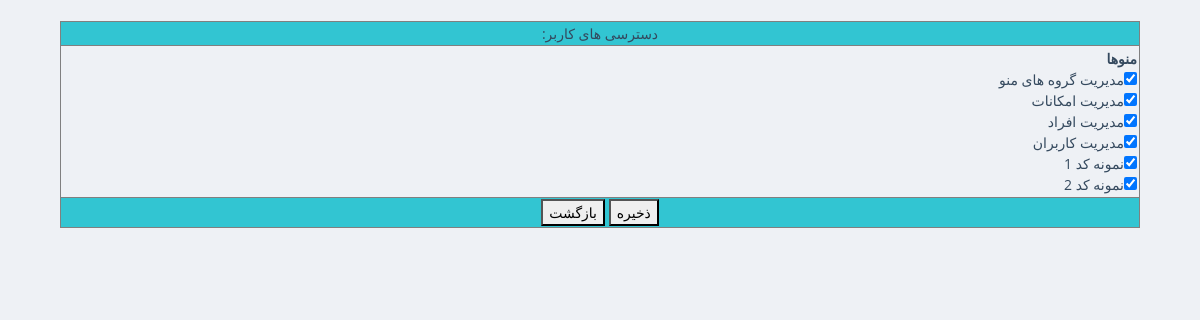
Screenshot of /www/sadaf/ManageUserPermissions.php (signed in) with the database file from the repository.
### tables this page shows
CREATE TABLE  `SystemFacilities` (
  `FacilityID` int(11) NOT NULL AUTO_INCREMENT,
  `FacilityName` varchar(245) DEFAULT NULL,
  `GroupID` int(11) DEFAULT NULL,
  `OrderNo` int(11) DEFAULT NULL,
  `PageAddress` varchar(345) DEFAULT NULL,
  PRIMARY KEY (`FacilityID`)
);

### www/shares/pdodb.class.php (called while the page is built, shortened)
<?php
class pdodb {
  private $dsn;
  private $pdo;
  static  $pdoinstance = false;
  private function __construct($_host = "", $_user = "", $_pass = "", $_default_db = "",$_driver="",$debug=self::DEBUG_MODE) {
    $this->dsn = "mysql:dbname=$_default_db;host=$_host";
  }
  public static function getInstance($_host = "", $_user = "", $_pass = "", $_default_db = "",$_driver="") {
    if ("" == $_driver)      $_driver = sys_config::$db_server['driver'];
    if ("" == $_host)        $_host = sys_config::$db_server['host'];
    if ("" == $_user)        $_user = sys_config::$db_server['user'];
    if ("" == $_pass)        $_pass = sys_config::$db_server['pass'];
    if ("" == $_default_db)  $_default_db = sys_config::$db_server['database'];
    if (!@pdodb::$pdoinstance[$_host.$_user.$_default_db]) {
      pdodb::$pdoinstance[$_host.$_user.$_default_db] = new pdodb($_host,$_user,$_pass,$_default_db,$_driver);
    }
    return pdodb::$pdoinstance[$_host.$_user.$_default_db];
  }
  private function connect($_driver = "", $_host = "", $_user = "", $_pass = "", $_default_db = "",$debug=self::DEBUG_MODE) {
    try{
      $this->pdo = new pdo($this->dsn , $_user , $_pass, array(PDO::MYSQL_ATTR_INIT_COMMAND =>  "SET NAMES utf8") );
      return $this->pdo;
    }
    catch (PDOException $e) {
      print (self::PDO_CONNECTION_ERROR);
      print ($e->getMessage());
      if ($debug) $this->backtrace();
      exit();
    }
  }
  function Execute($sqlstr,$fetch_mode=PDO::FETCH_ASSOC,$debug=self::DEBUG_MODE) {
    $trans = array(self::ARABIC_YA => self::PERSIAN_YA , self::ARABIC_KAF => self::PERSIAN_KAF);
    $this->statement = $this->pdo->query(strtr($sqlstr,$trans));
    $error_info = $this->pdo->errorInfo();
    return $this->statement;
  }
}
?>

### www/sadaf/classes/SystemFacilities.class.php (called while the page is built, shortened)
<?php
class manage_SystemFacilities
{
	static function GetList()
	{
		$mysql = pdodb::getInstance();
		$k=0;
		$ret = array();
		$query = "select SystemFacilities.FacilityID
				,SystemFacilities.FacilityName
				,SystemFacilities.GroupID
				,SystemFacilities.OrderNo
				,SystemFacilities.PageAddress
			, l2.GroupName  as l2_GroupName  from sadaf.SystemFacilities
			LEFT JOIN sadaf.SystemFacilityGroups  l2 on (l2.GroupID=SystemFacilities.GroupID)
			order by l2.OrderNo, SystemFacilities.OrderNo ";
		$res = $mysql->Execute($query);
		while($rec=$res->fetch())
		{
			$ret[$k] = new be_SystemFacilities();
			$ret[$k]->FacilityID=$rec["FacilityID"];
			$ret[$k]->FacilityName=$rec["FacilityName"];
			$ret[$k]->GroupID=$rec["GroupID"];
			$ret[$k]->GroupID_Desc=$rec["l2_GroupName"];
			$ret[$k]->OrderNo=$rec["OrderNo"];
			$ret[$k]->PageAddress=$rec["PageAddress"];
			$k++;
		}
		return $ret;
	}
}
?>

### www/sadaf/classes/UserFacilities.class.php (called while the page is built, shortened)
<?php
class manage_UserFacilities
{
	static function HasAccess($UserID, $FacilityID)
	{
		return true;
	}
}
?>

### www/sadaf/ManageUserPermissions.php (the view, shortened to what this page needs)
<?php
include("classes/UserFacilities.class.php");
include ("classes/SystemFacilities.class.php");
?>
<form method="post" id="f1" name="f1" >
<br><table width="90%" border="1" cellspacing="0" align="center">
<tr class="HeaderOfTable">
<td align="center">دسترسی های کاربر: <? echo $_REQUEST["Item_UserID"]; ?></td>
</tr>
<tr>
<td>
<table width="100%" border="0">
<tr>
  <td>
  <?
    echo "<b>منوها</b><br>";
	$list = manage_SystemFacilities::GetList();
	for($i=0; $i<count($list); $i++)
	{
	  echo "<input type=checkbox name=ch_".$list[$i]->FacilityID;
	  if(manage_UserFacilities::HasAccess($_REQUEST["Item_UserID"], $list[$i]->FacilityID))
	    echo " checked ";
	  echo ">";
	  echo $list[$i]->FacilityName;
	  echo "<br>";
	}
  ?>
  </td>
</tr>
</table>
</td>
</tr>
<tr class="FooterOfTable">
<td align="center">
<input type="button" onclick="javascript: ValidateForm();" value="ذخیره">
<input type="button" onclick="document.location='ManageAccountSpecs.php';" value="بازگشت">
</td>
</tr>
</table>
</form>
</html>

### www/sadaf/css/lab.css (style rules this page uses)
.HeaderOfTable { background-color: #32c5d2; }
.FooterOfTable { background-color: #32c5d2; }
table { direction: rtl; }
.page-content { background: #eef1f5; margin-right: 0px; margin-top: 0px; margin-bottom: 0px; }

### rows the page displays
systemfacilities: FacilityID "☑", FacilityName "مدیریت گروه های منو"
systemfacilities: FacilityID "☑", FacilityName "مدیریت امکانات"
systemfacilities: FacilityID "☑", FacilityName "مدیریت افراد"
systemfacilities: FacilityID "☑", FacilityName "مدیریت کاربران"
systemfacilities: FacilityID "☑", FacilityName "نمونه كد 1"
systemfacilities: FacilityID "☑", FacilityName "نمونه كد 2"
